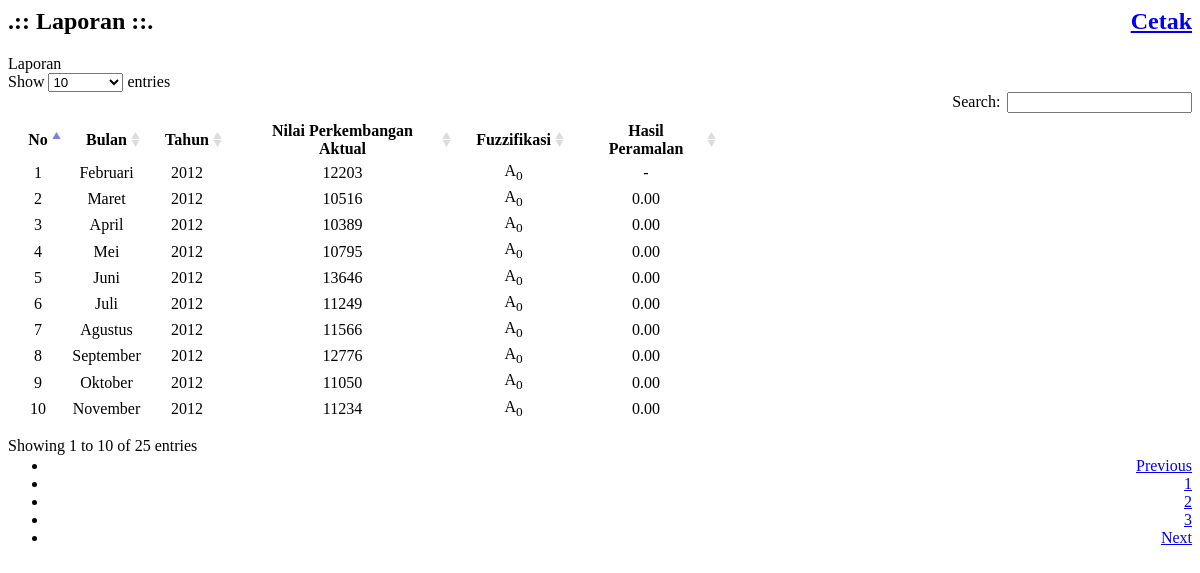
The page /pages/laporan.php on the database its author committed.
### tables this page shows
CREATE TABLE IF NOT EXISTS `kebutuhan_bandwidth` (
  `id` int(11) NOT NULL AUTO_INCREMENT,
  `bulan` int(11) NOT NULL,
  `tahun` int(11) NOT NULL,
  `jumlah` double NOT NULL,
  PRIMARY KEY (`id`)
);

CREATE TABLE IF NOT EXISTS `bulan` (
  `id` int(11) NOT NULL AUTO_INCREMENT,
  `nama` varchar(20) NOT NULL,
  PRIMARY KEY (`id`)
);

### pages/function.php (called while the page is built, shortened)
<?php
	function cek_interval($data, $interval){
		$indeks = 0;
		for($i=0; $i<count($interval); $i++){
			if(($data >= $interval[$i][0]) && ($data < $interval[$i][1]))
				$indeks = ($i+1);
		}
		return $indeks;
	}
?>

### pages/laporan.php (the view, shortened to what this page needs)
<?php
	include "function.php";
?>
	<head>
    <link href="../bower_components/datatables-plugins/integration/bootstrap/3/dataTables.bootstrap.css" rel="stylesheet">
    <link href="../bower_components/datatables-responsive/css/dataTables.responsive.css" rel="stylesheet">
	</head>
<div class="row">
	<div class="col-lg-12">
		<h2 class="page-header">.:: Laporan ::.
			<a type="button" href='cetak_laporan.php' class="btn btn-primary" target='blank' style="float:right;">
				Cetak
			</a>
		</h2>
                    <div class="panel panel-default">
                        <div class="panel-heading">
                          Laporan
                        </div>
                        <div class="panel-body">
                            <div class="col-lg-12">
								<div class="panel-body">
									<div class="dataTable_wrapper">
										<table class="table table-striped table-bordered table-hover" id="dataTables-example5">
										<thead>
											<tr>
												<th><center>No</center></th>
												<th><center>Bulan</center></th>
												<th><center>Tahun</center></th>
												<th><center>Nilai Perkembangan Aktual</center></th>
												<th><center>Fuzzifikasi</center></th>
												<th><center>Hasil Peramalan</center></th>
											</tr>
										</thead>
										<tbody>
											<?php
												$interval = $_SESSION['interval'];
												$rata2 = $_SESSION['rata2'];
												$qryS = "SELECT k.id, b.nama as bulan, k.tahun, k.jumlah FROM `kebutuhan_bandwidth` k, bulan b where k.bulan = b.id";
												$qry2 = mysqli_query($conn,$qryS);
												$i=0; $ramalan = "-";
												while($data = mysqli_fetch_array($qry2)){
													echo "<tr>";
													echo "<td><center>".($i+1)."</center></td>";
													echo "<td align='center'>".ucwords($data['bulan'])."</td>";
													echo "<td align='center'>".ucwords($data['tahun'])."</td>";
													echo "<td><center>".$data['jumlah']."</center></td>";
													$indeks = cek_interval($data['jumlah'],$interval);
													echo "<td><center>A<sub>".$indeks."</sub></center></td>";
													echo "<td><center>";
														if($i==0) echo $ramalan;
														else echo number_format($ramalan,2);
													echo "</center></td>";
													echo "</tr>";
													$ramalan = $rata2[$indeks-1];
													$i++;
												}
											?>
										</tbody>
										</table>
								</div>
							</div>
                        </div>
                    </div>
    </div>
</div>

### rows shown on the page
kebutuhan_bandwidth: bulan.nama "Februari", tahun "2012", jumlah "12203", jumlah "0"
kebutuhan_bandwidth: bulan.nama "Maret", tahun "2012", jumlah "10516", jumlah "0", ramalan "0.00"
kebutuhan_bandwidth: bulan.nama "April", tahun "2012", jumlah "10389", jumlah "0", ramalan "0.00"
kebutuhan_bandwidth: bulan.nama "Mei", tahun "2012", jumlah "10795", jumlah "0", ramalan "0.00"
kebutuhan_bandwidth: bulan.nama "Juni", tahun "2012", jumlah "13646", jumlah "0", ramalan "0.00"
kebutuhan_bandwidth: bulan.nama "Juli", tahun "2012", jumlah "11249", jumlah "0", ramalan "0.00"
kebutuhan_bandwidth: bulan.nama "Agustus", tahun "2012", jumlah "11566", jumlah "0", ramalan "0.00"
kebutuhan_bandwidth: bulan.nama "September", tahun "2012", jumlah "12776", jumlah "0", ramalan "0.00"
kebutuhan_bandwidth: bulan.nama "Oktober", tahun "2012", jumlah "11050", jumlah "0", ramalan "0.00"
kebutuhan_bandwidth: bulan.nama "November", tahun "2012", jumlah "11234", jumlah "0", ramalan "0.00"
